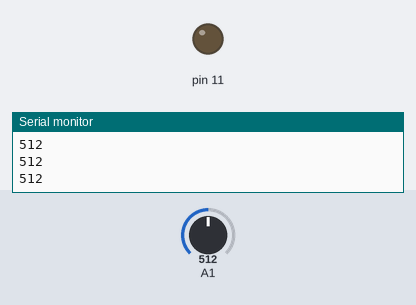
Bench run of a sketch on a simulated Arduino Uno, built with avr-gcc and run on an emulated ATmega328P. On the bench: output pins drawn as LEDs (lit = HIGH), the last lines printed to the serial monitor. The test bench sets the inputs (shaded band); at power-on: A1 = 512.

Above: at 1.2 s.
1.3 s: A1 set to 1006
2.8 s: A1 set to 1023
At 3.6 s:
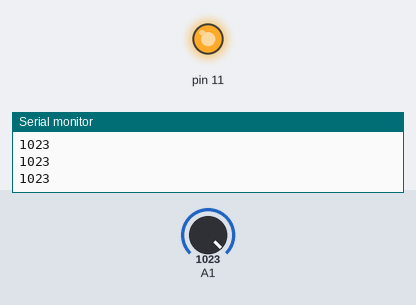
Timing chart, 0 to 5.8 s (numbered marks = the images above; inputs shaded):
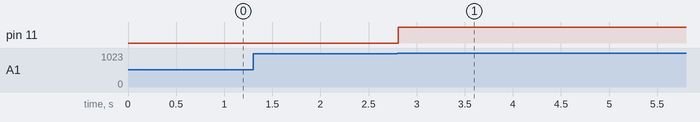

The sketch:

switch_led.ino
```cpp
int state;
int state2;
int mode = 0;
int count = 0;
void setup() {
  // put your setup code here, to run once:
  pinMode(A1, INPUT);
  pinMode(11, OUTPUT);
  Serial.begin(9600);
}

void loop() {
  // put your main code here, to run repeatedly:
  state = analogRead(A1);

  if(state == 1023){
    if(mode == 0){
      digitalWrite(11, HIGH);
    }
    else if(mode == 1){
      digitalWrite(11, LOW);
    }
  }

  /*state = analogRead(A1);
  delay(100);
  state2 = analogRead(A1);

  int diff = state - state2;

  if(state > state2 && (diff < -1000 || diff > 1000)){
    count ++;
  }
  else if(state == state2){

  }

  if(count % 2 == 1){
    digitalWrite(11, HIGH);
  }
  else{
    digitalWrite(11, LOW);
  }*/

  Serial.println(state);
  delay(100);
}
```

Measured:
- the behaviour switches between 1022 and 1023 on A1 (found by bisection; images 0 and 1)
- after the input at 2.8 s, pin 11: LOW → HIGH at once
